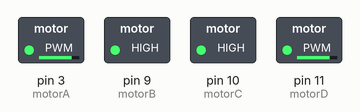
This sketch was run on a simulated Arduino Uno, built with avr-gcc and run on an emulated ATmega328P. Parts: switched loads named in the sketch (green lamp = pin HIGH).

Above: at 0.1 s.
Timing chart, 0 to 1.6 s (numbered marks = the images above):
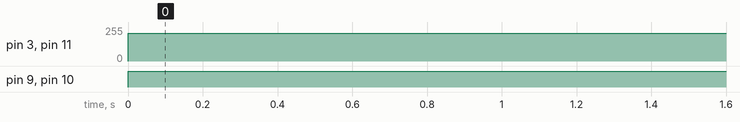

The sketch:

Drone_1.ino
```cpp
int motorA=3;
int motorB=9;
int motorC=10;
int motorD=11; // Motors of Quadcopter
int IR= A0;
long  duration , distance ,R,L;

void launchmode()  // Autonomus mode detects obstacle and changes path.
{
distance = analogRead(IR);
if (distance<5)
{
  rightrev();
}
else
{
  forward();
}
}

// Codes to control pitch of motors

void up()
{
  analogWrite(motorA,2000);
  analogWrite(motorB,2000);
  analogWrite(motorC,2000);
  analogWrite(motorD,2000);
}

void down()
{
  analogWrite(motorA,100);
  analogWrite(motorB,100);
  analogWrite(motorC,100);
  analogWrite(motorD,100);
}

void forward()
{
  analogWrite(motorA,750);
  analogWrite(motorB,750);
  analogWrite(motorC,2000);
  analogWrite(motorD,2000);
}

void reverse()
{
  analogWrite(motorA,2000);
  analogWrite(motorB,2000);
  analogWrite(motorC,750);
  analogWrite(motorD,750);
}

void rightroll()
{
  analogWrite(motorA,2000);
  analogWrite(motorB,750);
  analogWrite(motorC,750);
  analogWrite(motorD,2000);
}

void leftroll()
{
  analogWrite(motorA,750);
  analogWrite(motorB,2000);
  analogWrite(motorC,2000);
  analogWrite(motorD,750);
}

void rightfor()
{
  analogWrite(motorA,2000);
  analogWrite(motorB,750);
  analogWrite(motorC,2000);
  analogWrite(motorD,2000);
}

void rightrev()
{
  analogWrite(motorA,2000);
  analogWrite(motorB,2000);
  analogWrite(motorC,2000);
  analogWrite(motorD,750);
}

void leftfor()
{
  analogWrite(motorA,750);
  analogWrite(motorB,2000);
  analogWrite(motorC,2000);
  analogWrite(motorD,2000);
}

void leftrev()
{
  analogWrite(motorA,2000);
  analogWrite(motorB,2000);
  analogWrite(motorC,2000);
  analogWrite(motorD,750);
}

void setup()
{
pinMode(motorA,OUTPUT);
pinMode(motorB,OUTPUT);
pinMode(motorC,OUTPUT);
pinMode(motorD,OUTPUT);
pinMode(IR, INPUT);
}

void loop()
{
  up();
}
```

Measured:
- by itself, pin 3 (motorA), pin 11 (motorD): 0/255 → 208/255 at 0.00 s
- by itself, pin 9 (motorB), pin 10 (motorC): LOW → HIGH at 0.00 s
